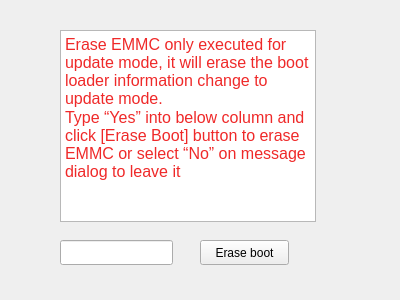
<?xml version="1.0" encoding="UTF-8"?>
<ui version="4.0">
 <class>Emmc_erase</class>
 <widget class="QWidget" name="Emmc_erase">
  <property name="geometry">
   <rect>
    <x>0</x>
    <y>0</y>
    <width>400</width>
    <height>300</height>
   </rect>
  </property>
  <property name="windowTitle">
   <string>Form</string>
  </property>
  <widget class="QTextBrowser" name="textBrowser">
   <property name="geometry">
    <rect>
     <x>60</x>
     <y>30</y>
     <width>256</width>
     <height>192</height>
    </rect>
   </property>
   <property name="html">
    <string>&lt;!DOCTYPE HTML PUBLIC &quot;-//W3C//DTD HTML 4.0//EN&quot; &quot;http://www.w3.org/TR/REC-html40/strict.dtd&quot;&gt;
&lt;html&gt;&lt;head&gt;&lt;meta name=&quot;qrichtext&quot; content=&quot;1&quot; /&gt;&lt;style type=&quot;text/css&quot;&gt;
p, li { white-space: pre-wrap; }
&lt;/style&gt;&lt;/head&gt;&lt;body style=&quot; font-family:'Ubuntu'; font-size:11pt; font-weight:400; font-style:normal;&quot;&gt;
&lt;p style=&quot; margin-top:0px; margin-bottom:0px; margin-left:0px; margin-right:0px; -qt-block-indent:0; text-indent:0px;&quot;&gt;&lt;span style=&quot; font-size:12pt; color:#ef2929;&quot;&gt;Erase EMMC only executed for update mode, it will erase the boot loader information change to update mode.&lt;/span&gt;&lt;/p&gt;
&lt;p style=&quot; margin-top:0px; margin-bottom:0px; margin-left:0px; margin-right:0px; -qt-block-indent:0; text-indent:0px;&quot;&gt;&lt;span style=&quot; font-size:12pt; color:#ef2929;&quot;&gt;Type “Yes” into below column and click [Erase Boot] button to erase EMMC or select “No” on message dialog to leave it&lt;/span&gt;&lt;/p&gt;
&lt;p style=&quot;-qt-paragraph-type:empty; margin-top:0px; margin-bottom:0px; margin-left:0px; margin-right:0px; -qt-block-indent:0; text-indent:0px; font-size:12pt; color:#ef2929;&quot;&gt;&lt;br /&gt;&lt;/p&gt;&lt;/body&gt;&lt;/html&gt;</string>
   </property>
  </widget>
  <widget class="QLineEdit" name="lineEdit">
   <property name="geometry">
    <rect>
     <x>60</x>
     <y>240</y>
     <width>113</width>
     <height>25</height>
    </rect>
   </property>
  </widget>
  <widget class="QPushButton" name="pushButton">
   <property name="geometry">
    <rect>
     <x>200</x>
     <y>240</y>
     <width>89</width>
     <height>25</height>
    </rect>
   </property>
   <property name="text">
    <string>Erase boot</string>
   </property>
  </widget>
 </widget>
 <resources/>
 <connections/>
</ui>
